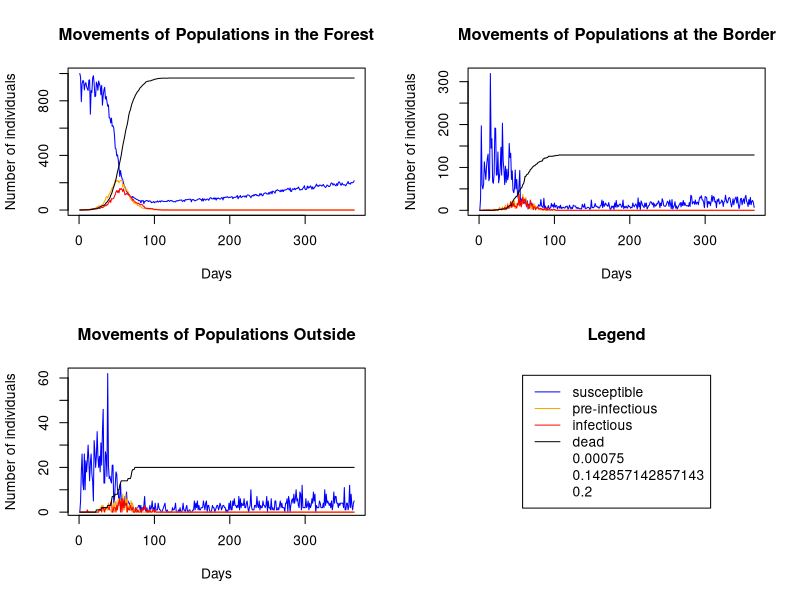

Source code (R):
# Version 2 - working version

library(tidyverse)

setwd("/Users/sonnybacigalupo/Documents/GitHub/asf-wild-boar")

# User define wd
if(Sys.info()["user"]=="adamkuchars" | Sys.info()["user"]=="akucharski" | Sys.info()["user"]=="adamkucharski") {
  setwd("~/Documents/GitHub/asf-wild-boar/")
}


# Set up model parameters ------------------------------------------------------------

#Set up numbers
n_population <- 3
max_time <- 365 # in days

# Setting up an array

patchNames=c("forest","border","outside")
stateNames=c("S","E","I","D")
n.patch=length(patchNames)
n.state=length(stateNames)
c_trace_tab<- array(NA,dim=c(length(1:max_time),n.patch,n.state),dimnames=list(NULL,patchNames,stateNames))

# Initial conditions
init_pop_s <- rep(0,n.patch)
init_pop_s[1] <- 1000  # Number of susceptible

init_pop_e <- rep(0,n.patch)
init_pop_e[1] <- 1  # Number of pre-infectious

init_pop_i <- rep(0,n.patch)
init_pop_i[1] <- 1  # Number of infectious

init_pop_d <- rep(0,n.patch)
init_pop_d[1] <- 0  # Number of dead

c_trace_tab[1,,"S"] <- init_pop_s # Set number of susceptible in forest
c_trace_tab[1,,"E"] <- init_pop_e # Set number of pre-infectious in forest
c_trace_tab[1,,"I"] <- init_pop_i # Set number of infectious in forest
c_trace_tab[1,,"D"] <- init_pop_d # Set number of infectious in forest

c_trace_tab[1,"forest","S"] # Check numbers
c_trace_tab[1,"forest","E"] 
c_trace_tab[1,"forest","I"] 
c_trace_tab[1,"forest","D"] 

# Transmission rate  (i.e. R0*gamma)
beta <-0.00075
zeta <- 1/7 # Pre-infectious to infectious (latent period) 7 days
infection_death <- 1/5 # 5 day lifespan

# Read in movement data (per week)
move_data <- read_csv("move_matrix.csv",col_names = T) %>% as.matrix.data.frame()

# Convert data to daily rate
move_data_daily_0 <- move_data

# Make sure matrix is daily probability of movement to each other location by location
# i.e. columns sum up to 1
move_data_daily_0 <- move_data_daily_0/colSums(move_data_daily_0)

# Set up birth, death parameters per day
birth_per_capita <- 0.45*5/365 # Assumes 90% of females (50% of population) have 5 piglets per year
cull_probability <- 0.5/365
death_probability <- (0.1/365 + cull_probability) # Assumes lifespan 10 years
carrying_capacity <- c(1e4,100,1e5) # How many boar sustainable in different areas
daily_sd_movement <- 0.4 # Daily measure of variation in movement



# Run model ---------------------------------------------------------------

# Loop over time, with population movements from matrix

for(tt in 2:max_time){ # iterate over days
  
  pop_time_tt <- c_trace_tab[tt-1,,] # Population at start of this day
  new_total <- pop_time_tt # set up matrix to store new values
  
  # Loop over infection compartments
  for(kk in 1:3){
    
    # Choose compartment to move
    if(kk==1){pick_p <- "S"}
    if(kk==2){pick_p <- "E"}
    if(kk==3){pick_p <- "I"}
    
    # Add randomness to probability of movement
    move_data_daily <- matrix(rlnorm(9,mean=log(move_data_daily_0),sd=daily_sd_movement),nrow=n.patch,byrow=F) # generate random daily values for movement
    move_data_daily <- t(t(move_data_daily)/colSums(move_data_daily)) # Make sure everything sums up to 1. eg sum(move_data_daily[1])

    # Calculate susceptible transitions
    pop_f_to_f <- rbinom(1,  pop_time_tt[1,pick_p],move_data_daily[1,1]) # How many stay in forest
    pop_f_to_b <- rbinom(1,  pop_time_tt[1,pick_p] -pop_f_to_f,move_data_daily[2,1]/(move_data_daily[2,1]+move_data_daily[3,1])) # Of those that leave forest, how many go to border
    pop_f_to_o <- as.integer(pop_time_tt[1,pick_p] - pop_f_to_f - pop_f_to_b) # The rest must go to outside
    
    pop_b_to_f <- rbinom(1,  pop_time_tt[2,pick_p],move_data_daily[1,2]) # How many go to in forest
    pop_b_to_b <- rbinom(1,  pop_time_tt[2,pick_p]-pop_b_to_f,move_data_daily[2,2]/(move_data_daily[2,2]+move_data_daily[3,2])) # Of rest, how many stay
    pop_b_to_o <- as.integer(pop_time_tt[2,pick_p] - pop_b_to_f - pop_b_to_b) # The rest must stay outside
    
    pop_o_to_f <- rbinom(1,  pop_time_tt[3,pick_p],move_data_daily[1,3]) # How many go to forest
    pop_o_to_b <- rbinom(1,  pop_time_tt[3,pick_p]-pop_o_to_f,move_data_daily[2,3]/(move_data_daily[2,3]+move_data_daily[3,3])) # Of rest, how many go to border
    pop_o_to_o <- as.integer(pop_time_tt[3,pick_p] - pop_o_to_f - pop_o_to_b) # The rest must go to outside
  
    # Tally up new populations after movement
    new_pop_f <- pop_f_to_f+pop_b_to_f+pop_o_to_f
    new_pop_b <- pop_f_to_b+pop_b_to_b+pop_o_to_b
    new_pop_o <- pop_f_to_o+pop_b_to_o+pop_o_to_o
    
    new_total[,pick_p] <- c(new_pop_f,new_pop_b,new_pop_o)
    
  }
  
  # Add disease transitions
  # removed /rowSums(new_total) from line 120
  
  S_to_E <- rpois(3,lambda=beta*new_total[,"S"]*new_total[,"I"] ) # generate random infections 
  E_to_I <- rpois(3, lambda = zeta*new_total[,"E"])
  I_to_death <- rpois(3,lambda=infection_death*new_total[,"I"] ) # death rate 
  
  new_total[,"S"] <- pmax(new_total[,"S"] - S_to_E,0)  # (+ check S >=0)
  new_total[,"E"] <- pmax(new_total[,"E"] + S_to_E - E_to_I,0)
  new_total[,"I"] <- pmax(new_total[,"I"] + E_to_I - I_to_death,0)
  new_total[,"D"] <- new_total[,"D"] + I_to_death
  
  
  # Births and deaths into different compartments
  scaled_births_with_carrying_capacity <- birth_per_capita*pmax(0,(1-new_total[,"S"]/carrying_capacity) ) # Calculate birth rate, scaling to reduce as nearer carrying capacity
  new_births_S<- rpois(n_population,lambda = new_total[,"S"]*scaled_births_with_carrying_capacity) # Add Poisson births
  
  new_deaths_S <- rbinom(n_population,size=new_total[,"S"],prob=death_probability) # Add deaths
  new_deaths_E <- rbinom(n_population,size=new_total[,"E"],prob=death_probability) # Add deaths
  new_deaths_I <- rbinom(n_population,size=new_total[,"I"],prob=death_probability) # Add deaths

  # Store new populations
  c_trace_tab[tt,,"S"] <- new_total[,"S"] + new_births_S - new_deaths_S # Add births and subtract deaths from total
  c_trace_tab[tt,,"E"] <- new_total[,"E"]  - new_deaths_E # Subtract deaths from total
  c_trace_tab[tt,,"I"] <- new_total[,"I"]  - new_deaths_I # Subtract deaths from total
  c_trace_tab[tt,,"D"] <- new_total[,"D"]
  
    
  }



# Plot outplots -----------------------------------------------------------



c_trace_tab[1:5,,"S"] # Check first few iterations

c_trace_tab[1:5,,"E"]

c_trace_tab[1:5,,"I"]

c_trace_tab[1:30,,"D"]


# Plot outputs by n.patch
{
par(mfrow=c(2,2))

col_pick_states <- list("blue","orange","red","black")

{
plot(c_trace_tab[,,],col="white", 
     main = "Movements of Populations in the Forest", xlab = "Days", ylab = "Number of individuals", 
     xlim=c(0,max_time),ylim=c(1,max(c_trace_tab[,"forest",])))


for(dd in 1:n.state){
  lines(c_trace_tab[,"forest",dd],col=col_pick_states[[dd]])
}

{plot(c_trace_tab[,,],col="white", 
     main = "Movements of Populations at the Border", xlab = "Days", ylab = "Number of individuals", 
     xlim=c(0,max_time),ylim=c(1,max(c_trace_tab[,"border",])))
  
  for(dd in 1:n.state){
    lines(c_trace_tab[,"border",dd],col=col_pick_states[[dd]])
  }
}
  
  {plot(c_trace_tab[,,],col="white", 
        main = "Movements of Populations Outside", xlab = "Days", ylab = "Number of individuals", 
        xlim=c(0,max_time),ylim=c(1,max(c_trace_tab[,"outside",])))
    
    for(dd in 1:n.state){
      lines(c_trace_tab[,"outside",dd],col=col_pick_states[[dd]])
    }
    
    {plot(c_trace_tab[,,],col="white",axes = FALSE, xlab = "", ylab = "",
          main = "Legend", 
          xlim=c(0,max_time),ylim=c(1,max(c_trace_tab[,"outside",])))
      
      legend("center",legend = c("susceptible","pre-infectious","infectious","dead", beta, zeta, infection_death), 
             col = c("blue","orange","red","black","white","white","white"), lty = 1, border = "black", cex=1)
    }
  }
}
}


